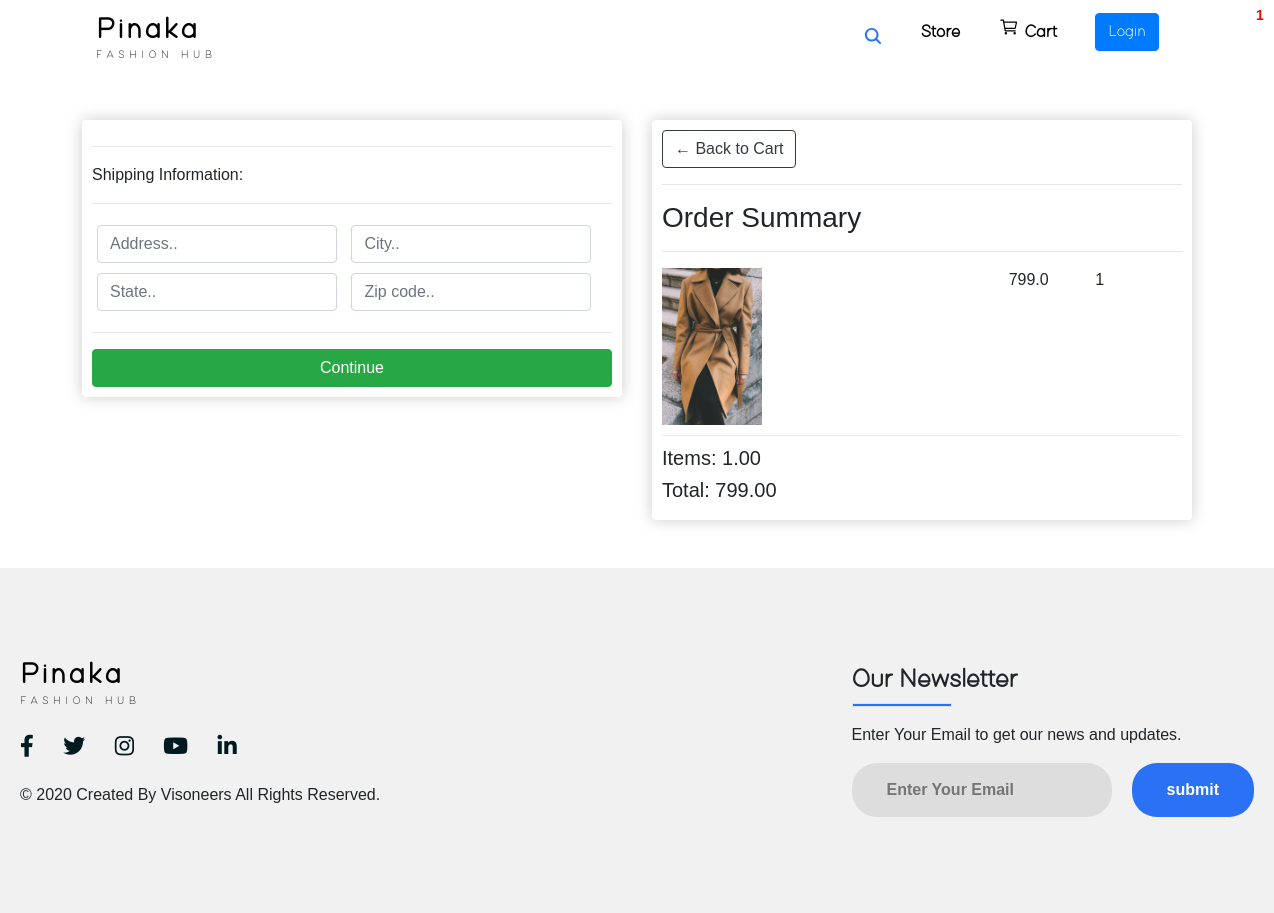
Page /checkout/ (signed in) on the earlier database version.
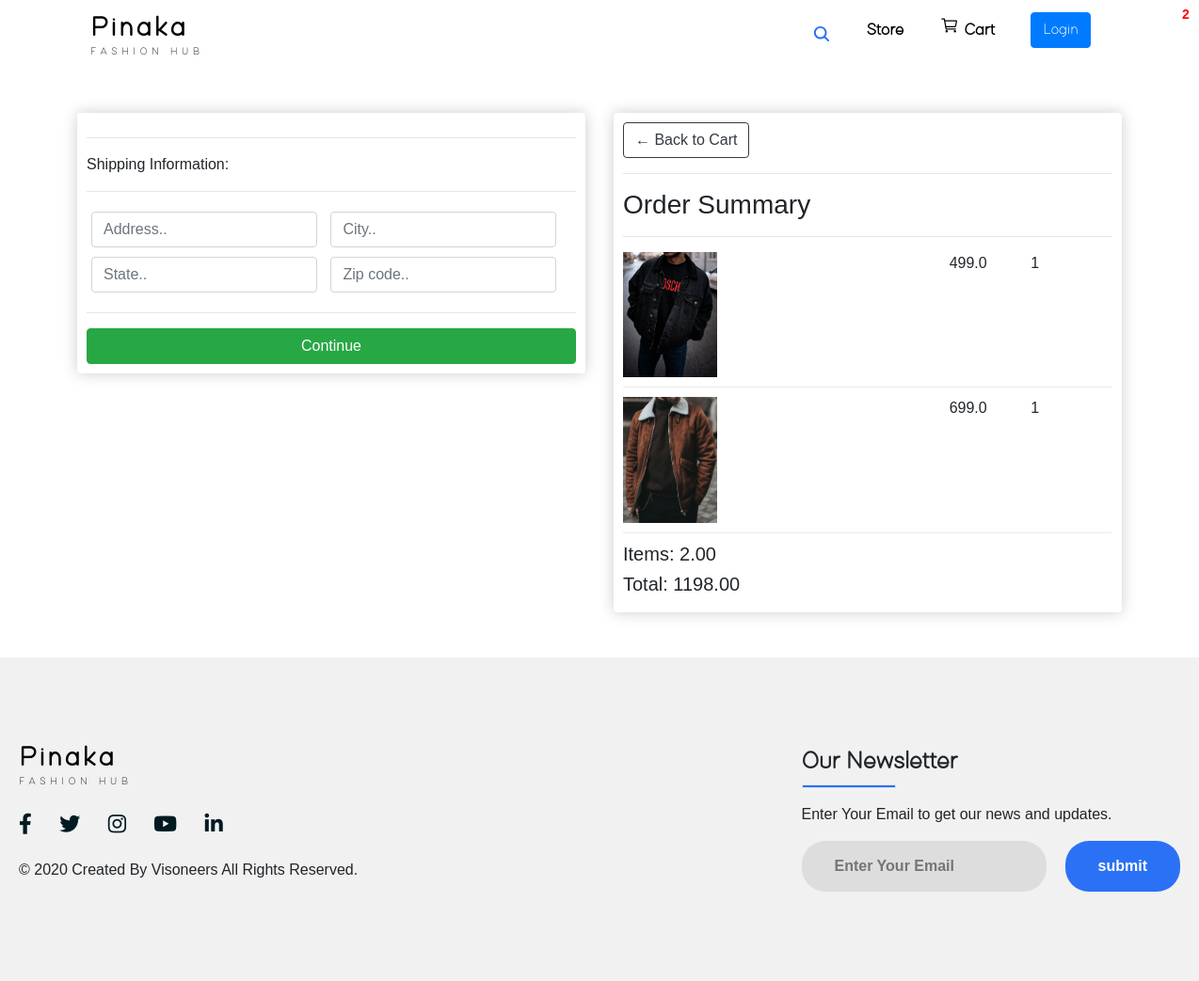
Same page on the later database version.
### store/models.py (models this page shows, shortened)
class OrderItem(models.Model):
    product=models.ForeignKey(Product,on_delete=models.SET_NULL,blank=True,null=True)
    order=models.ForeignKey(Order,on_delete=models.SET_NULL,blank=True,null=True)
    quantity=models.IntegerField(default=0,null=True,blank=True)
    date_added=models.DateTimeField(auto_now_add=True)
    @property
    def get_total(self):
        total=self.product.price*self.quantity
        return total

class Product(models.Model):
    name=models.CharField(max_length=200,null=True)
    price=models.FloatField()
    digital=models.BooleanField(default=False,null=True,blank=False)
    image=models.ImageField(null=True,blank=True)
    @property
    def imageURL(self):
        try:
            url=self.image.url #chk
        except:
            url=' '
        return url

class Order(models.Model):
    customer=models.ForeignKey(Customer,on_delete=models.SET_NULL,blank=True,null=True)
    date_orderd=models.DateTimeField(auto_now_add=True)
    complete=models.BooleanField(default=False,null=True,blank=False)
    transaction_id=models.CharField(max_length=200,null=True)
    @property
    def shipping(self):
        shipping=False
        orderitems=self.orderitem_set.all()
        for i in orderitems:
            if i.product.digital==False:
                shipping=True
        return shipping
    @property
    def get_cart_total(self):
        orderitems =self.orderitem_set.all()
        total=sum([item.get_total for item in orderitems])
        return total
    @property
    def get_cart_items(self):
        orderitems =self.orderitem_set.all()
        total=sum([item.quantity for item in orderitems])
        return total

### store/views.py (the view)
# urls.py: path('checkout/',views.checkout,name="checkout"),
def checkout(request):
    if request.user.is_authenticated:
        customer=request.user.customer
        order,created=Order.objects.get_or_create(customer=customer,complete=False)
        items=order.orderitem_set.all()
        cartItems=order.get_cart_items
    else:
        items=[]
        order={'get_cart_total':0,'get_cart_items':0,'shipping':False}
        cartItems=order['get_cart_items']
    context={'items':items,'order':order,'cartItems':cartItems}
    return render(request,'store/checkout.html',context)

### store/templates/store/checkout.html (shortened to what this page needs)
{% extends 'store/main.html' %}
{% load static %}
{% block content %}
<div class="container">
	<br><br>
    <div class="row">
		<div class="col-lg-6">
			<div class="box-element" id="form-wrapper">
                <form id="form">
                    <div id="shipping-info">
                        <hr>
						<p>Shipping Information:</p>
						<hr>
						<div class="form-field">
							<input class="form-control" type="text" name="address" placeholder="Address..">
						</div>
						<div class="form-field">
							<input class="form-control" type="text" name="city" placeholder="City..">
						</div>
						<div class="form-field">
							<input class="form-control" type="text" name="state" placeholder="State..">
						</div>
						<div class="form-field">
							<input class="form-control" type="text" name="zipcode" placeholder="Zip code..">
						</div>
                    </div>
                    <hr>
                    <input id="form-button" class="btn btn-success btn-block" type="submit" class="btn btn-outline-primary" value="Continue">
                </form>
			</div>
			<br>
        </div>
		<div class="col-lg-6">
			<div class="box-element">
				<a  class="btn btn-outline-dark" href="{% url 'cart' %}">&#x2190; Back to Cart</a>
				<hr>
				<h3>Order Summary</h3>
				<hr>
				{% for item in items %}
				<div class="cart-row">
					<div style="flex:2"><img class="row-image" src="{{item.product.imageURL}}"></div>
					<div style="flex:2"><p>{{item.product.names}} </p></div>
					<div style="flex:1"><p>{{item.product.price}}</p></div>
					<div style="flex:1"><p>{{item.quantity}}</p></div>
				</div>
				{% endfor %}
				<h5>Items: {{order.get_cart_items|floatformat:2}}</h5>
				<h5>Total: {{order.get_cart_total|floatformat:2}}</h5>
			</div>
		</div>
	</div>
</div>
{% endblock content %}

Differences in the rows shown:
no longer on this page (row unchanged): OrderItem: product.imageURL (picture), product.price "799.0", quantity "1"
no longer on this page (row edited): Order: get_cart_items "1.00", get_cart_total "799.00"
added OrderItem: product.imageURL (picture), product.price "499.0", quantity "1"
added OrderItem: product.imageURL (picture), product.price "699.0", quantity "1"
added Order: get_cart_items "2.00", get_cart_total "1198.00"
Other differences:
{{ cartItems }}: "1" → "2"
